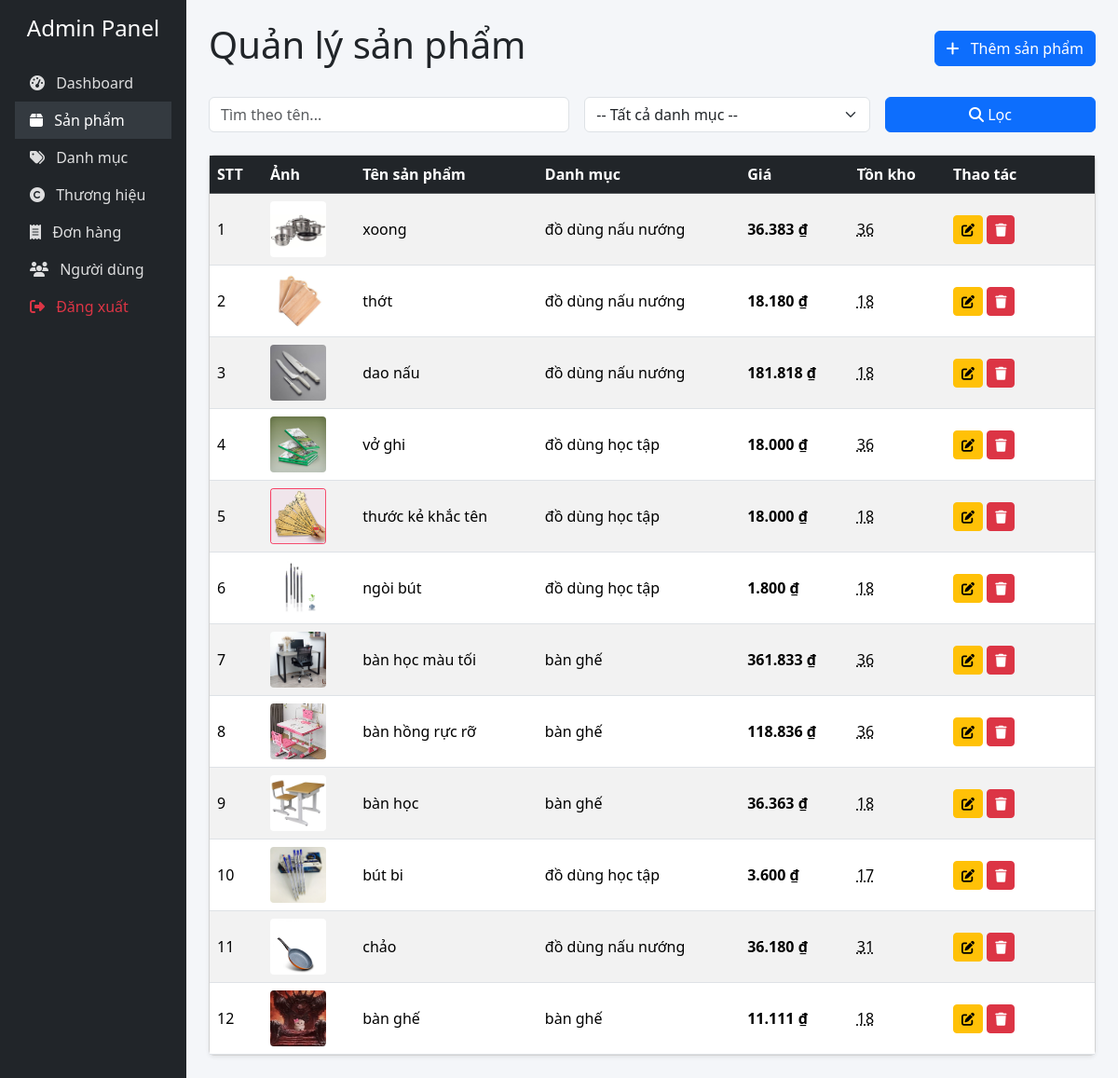
/admin/products.php (signed in), run on the app's committed database.
### tables this page shows
CREATE TABLE `products` (
  `id` int(11) NOT NULL,
  `name` varchar(200) NOT NULL,
  `category_id` int(11) DEFAULT NULL,
  `brand_id` int(11) DEFAULT NULL,
  `price` decimal(10,2) NOT NULL,
  `description` text DEFAULT NULL,
  `image` varchar(255) DEFAULT NULL,
  `stock` int(11) DEFAULT 0
);

CREATE TABLE `categories` (
  `id` int(11) NOT NULL,
  `name` varchar(100) NOT NULL
);

### admin/products.php (the view, shortened to what this page needs)
<?php
require_once '../includes/config.php';
$search = trim($_GET['search'] ?? '');
$page = max(1, (int)($_GET['page'] ?? 1));
$limit = 12;
$offset = ($page - 1) * $limit;
$where = "WHERE 1=1";
$params = [];
$sql = "SELECT p.*, c.name AS cat_name, b.name AS brand_name FROM products p
        LEFT JOIN categories c ON p.category_id = c.id
        LEFT JOIN brands b ON p.brand_id = b.id
        $where ORDER BY p.id DESC LIMIT ? OFFSET ?";
$params[] = $limit;
$params[] = $offset;
$stmt = $pdo->prepare($sql);
$stmt->execute($params);
$products = $stmt->fetchAll();
?>
<!DOCTYPE html>
<html lang="vi">
<head>
    <link href="https://cdn.jsdelivr.net/npm/bootstrap@5.3.3/dist/css/bootstrap.min.css" rel="stylesheet">
    <link rel="stylesheet" href="https://cdnjs.cloudflare.com/ajax/libs/font-awesome/6.5.0/css/all.min.css">
</head>
<body>
<div class="d-flex">
    <div class="sidebar col-md-3 col-lg-2 p-3">
        <h4 class="text-center mb-4">Admin Panel</h4>
        <ul class="nav flex-column">
            <li class="nav-item"><a class="nav-link" href="index.php"><i class="fas fa-tachometer-alt me-2"></i> Dashboard</a></li>
            <li class="nav-item"><a class="nav-link active" href="products.php"><i class="fas fa-box me-2"></i> Sản phẩm</a></li>
            <li class="nav-item"><a class="nav-link" href="categories.php"><i class="fas fa-tags me-2"></i> Danh mục</a></li>
            <li class="nav-item"><a class="nav-link" href="brands.php"><i class="fas fa-copyright me-2"></i> Thương hiệu</a></li>
            <li class="nav-item"><a class="nav-link" href="orders.php"><i class="fas fa-receipt me-2"></i> Đơn hàng</a></li>
            <li class="nav-item"><a class="nav-link" href="users.php"><i class="fas fa-users me-2"></i> Người dùng</a></li>
            <li class="nav-item"><a class="nav-link text-danger" href="../logout.php"><i class="fas fa-sign-out-alt me-2"></i> Đăng xuất</a></li>
        </ul>
    </div>
    <main class="col-md-9 col-lg-10 p-4">
        <div class="d-flex justify-content-between align-items-center mb-4">
            <h1>Quản lý sản phẩm</h1>
            <a href="?edit=0" class="btn btn-primary"><i class="fas fa-plus me-2"></i> Thêm sản phẩm</a>
        </div>
        <form method="get" class="row g-3 mb-4">
            <div class="col-md-5"><input type="text" name="search" class="form-control" placeholder="Tìm theo tên..." value="<?= htmlspecialchars($search) ?>"></div>
            <div class="col-md-4">
                <select name="category" class="form-select">
                    <option value="0">-- Tất cả danh mục --</option>
                </select>
            </div>
            <div class="col-md-3"><button type="submit" class="btn btn-primary w-100"><i class="fas fa-search"></i> Lọc</button></div>
        </form>
        <div class="card shadow-sm">
            <div class="card-body p-0">
                <div class="table-responsive">
                    <table class="table table-hover table-striped mb-0 align-middle">
                        <thead class="table-dark">
                            <tr>
                                <th>STT</th>
                                <th>Ảnh</th>
                                <th>Tên sản phẩm</th>
                                <th>Danh mục</th>
                                <th>Giá</th>
                                <th>Tồn kho</th>
                                <th width="160">Thao tác</th>
                            </tr>
                        </thead>
                        <tbody>
                            <?php if (empty($products)): ?>
                                <tr><td colspan="7" class="text-center py-5 text-muted">Không có sản phẩm nào</td></tr>
                            <?php else: ?>
                                <?php $stt = ($page - 1) * $limit + 1; foreach ($products as $p): ?>
                                    <tr>
                                        <td><?= $stt++ ?></td>
                                        <td>
                                            <?php if ($p['image']): ?>
                                                <img src="../<?= htmlspecialchars($p['image']) ?>" class="product-thumb" alt="">
                                            <?php else: ?>
                                                <div class="bg-light d-flex align-items-center justify-content-center" style="width:60px;height:60px;border-radius:4px;">
                                                    <i class="fas fa-image text-muted"></i>
                                                </div>
                                            <?php endif; ?>
                                        </td>
                                        <td><?= htmlspecialchars($p['name']) ?></td>
                                        <td><?= htmlspecialchars($p['cat_name'] ?? '—') ?></td>
                                        <td class="fw-bold"><?= number_format($p['price'], 0, ',', '.') ?> ₫</td>
                                        <td>
                                            <span class="stock-display" data-id="<?= $p['id'] ?>"><?= $p['stock'] ?></span>
                                        </td>
                                        <td>
                                            <a href="?edit=<?= $p['id'] ?>" class="btn btn-sm btn-warning"><i class="fas fa-edit"></i></a>
                                            <button class="btn btn-sm btn-danger delete-btn" data-id="<?= $p['id'] ?>" data-name="<?= htmlspecialchars($p['name']) ?>">
                                                <i class="fas fa-trash"></i>
                                            </button>
                                        </td>
                                    </tr>
                                <?php endforeach; ?>
                            <?php endif; ?>
                        </tbody>
                    </table>
                </div>
            </div>
        </div>
    </main>
</div>
</body>
</html>

### admin/products.php (style rules this page uses)
body { background: #f4f6f9; }
.sidebar { min-height: 100vh; background: #212529; color: white; }
.sidebar a { color: rgba(255,255,255,0.85); }
.sidebar a:hover, .sidebar .active { background: #343a40; color: white; }
.product-thumb { width: 60px; height: 60px; object-fit: cover; border-radius: 4px; }
.stock-display { cursor: pointer; text-decoration: underline dotted; }

### data on the page
products: image (picture), name "xoong", category.name "đồ dùng nấu nướng", price "36.383", stock "36"
products: image (picture), name "thớt", category.name "đồ dùng nấu nướng", price "18.180", stock "18"
products: image (picture), name "dao nấu", category.name "đồ dùng nấu nướng", price "181.818", stock "18"
products: image (picture), name "vở ghi", category.name "đồ dùng học tập", price "18.000", stock "36"
products: image (picture), name "thước kẻ khắc tên", category.name "đồ dùng học tập", price "18.000", stock "18"
products: image (picture), name "ngòi bút", category.name "đồ dùng học tập", price "1.800", stock "18"
products: image (picture), name "bàn học màu tối", category.name "bàn ghế", price "361.833", stock "36"
products: image (picture), name "bàn hồng rực rỡ", category.name "bàn ghế", price "118.836", stock "36"
products: image (picture), name "bàn học", category.name "bàn ghế", price "36.363", stock "18"
products: image (picture), name "bút bi", category.name "đồ dùng học tập", price "3.600", stock "17"
products: image (picture), name "chảo", category.name "đồ dùng nấu nướng", price "36.180", stock "31"
products: image (picture), name "bàn ghế", category.name "bàn ghế", price "11.111", stock "18"
